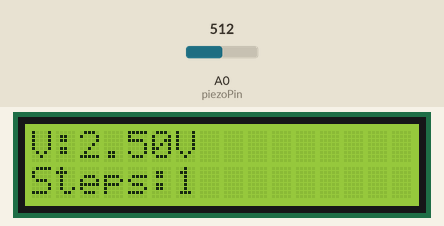
This sketch was run on a simulated Arduino Uno, built with avr-gcc and run on an emulated ATmega328P. Shown: 16×2 character LCD. The inputs (shaded band) are chosen by the test bench; at power-on: A0 (piezoPin) = 512. What the sketch prints to the serial monitor is not drawn.

Above: at 4.2 s.
4.3 s: A0 (piezoPin) set to 716
At 6.1 s:
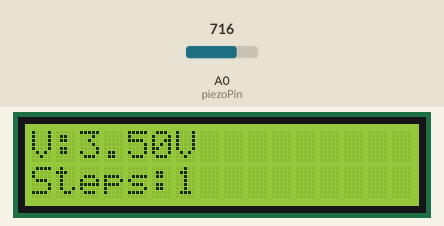
6.6 s: A0 (piezoPin) set to 900
At 8.0 s:
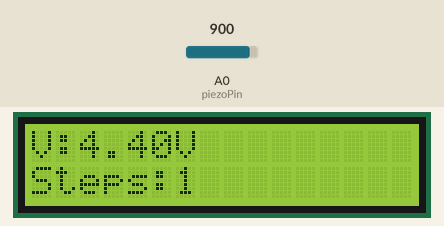
8.6 s: A0 (piezoPin) set to 1023
At 9.9 s:
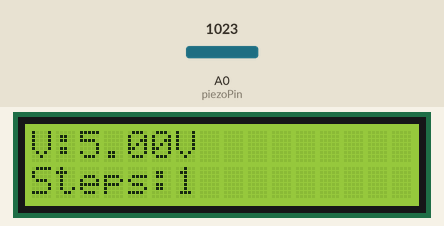
Timing chart, 0 to 11.6 s (numbered marks = the images above; inputs shaded):
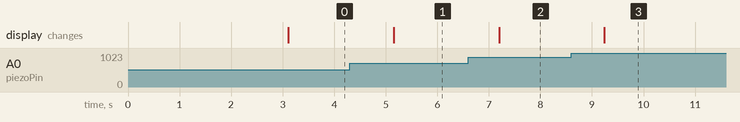

Measured:
- after the input at 4.3 s, the display: changes after 0.86 s (image 1)
- after the input at 6.6 s, the display: changes after 0.60 s (image 2)
- after the input at 8.6 s, the display: changes after 0.64 s (image 3)

The sketch:

footsteps_power_generation.ino
```cpp
#include <Wire.h>
#include <LiquidCrystal_I2C.h>

LiquidCrystal_I2C lcd(0x27, 16, 2);

const int piezoPin = A0;

long stepCount = 0;
float voltage = 0;
int threshold = 50;   // Adjust based on your circuit

void setup()
{
  lcd.init();
  lcd.backlight();

  lcd.setCursor(0,0);
  lcd.print("FOOTSTEP POWER");
  lcd.setCursor(0,1);
  lcd.print("GENERATION");
  delay(3000);

  Serial.begin(9600);
  lcd.clear();
}

void loop()
{
  int sensorValue = analogRead(piezoPin);

  voltage = sensorValue * (5.0 / 1023.0);

  static bool detected = false;

  if(sensorValue > threshold && !detected)
  {
    stepCount++;
    detected = true;
  }

  if(sensorValue < threshold)
  {
    detected = false;
  }

  lcd.setCursor(0,0);
  lcd.print("V:");
  lcd.print(voltage,2);
  lcd.print("V   ");

  lcd.setCursor(0,1);
  lcd.print("Steps:");
  lcd.print(stepCount);
  lcd.print("   ");

  Serial.print("Step detected! Count: ");
  Serial.println(stepCount);
  Serial.print("sensor Value:");
  Serial.print(sensorValue);

  Serial.print("  Voltage:");
  Serial.print(voltage);
  Serial.println(" V");

  delay(1000);
}
```
